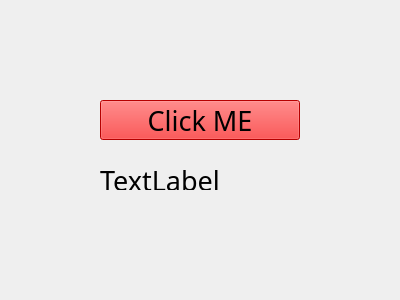
<?xml version="1.0" encoding="UTF-8"?>
<ui version="4.0">
 <class>Form</class>
 <widget class="QWidget" name="Form">
  <property name="geometry">
   <rect>
    <x>0</x>
    <y>0</y>
    <width>400</width>
    <height>300</height>
   </rect>
  </property>
  <property name="windowTitle">
   <string>Form</string>
  </property>
  <property name="styleSheet">
   <string notr="true">QPushButton{
background-color:red

}

QLabel{
color:&quot;green&quot;
}</string>
  </property>
  <widget class="QPushButton" name="pushButton">
   <property name="geometry">
    <rect>
     <x>100</x>
     <y>100</y>
     <width>200</width>
     <height>40</height>
    </rect>
   </property>
   <property name="font">
    <font>
     <family>JetBrains Mono</family>
     <pointsize>20</pointsize>
    </font>
   </property>
   <property name="text">
    <string>Click ME</string>
   </property>
  </widget>
  <widget class="QLabel" name="label">
   <property name="geometry">
    <rect>
     <x>100</x>
     <y>170</y>
     <width>200</width>
     <height>20</height>
    </rect>
   </property>
   <property name="font">
    <font>
     <family>JetBrains Mono</family>
     <pointsize>20</pointsize>
    </font>
   </property>
   <property name="text">
    <string>TextLabel</string>
   </property>
  </widget>
 </widget>
 <resources/>
 <connections/>
</ui>
